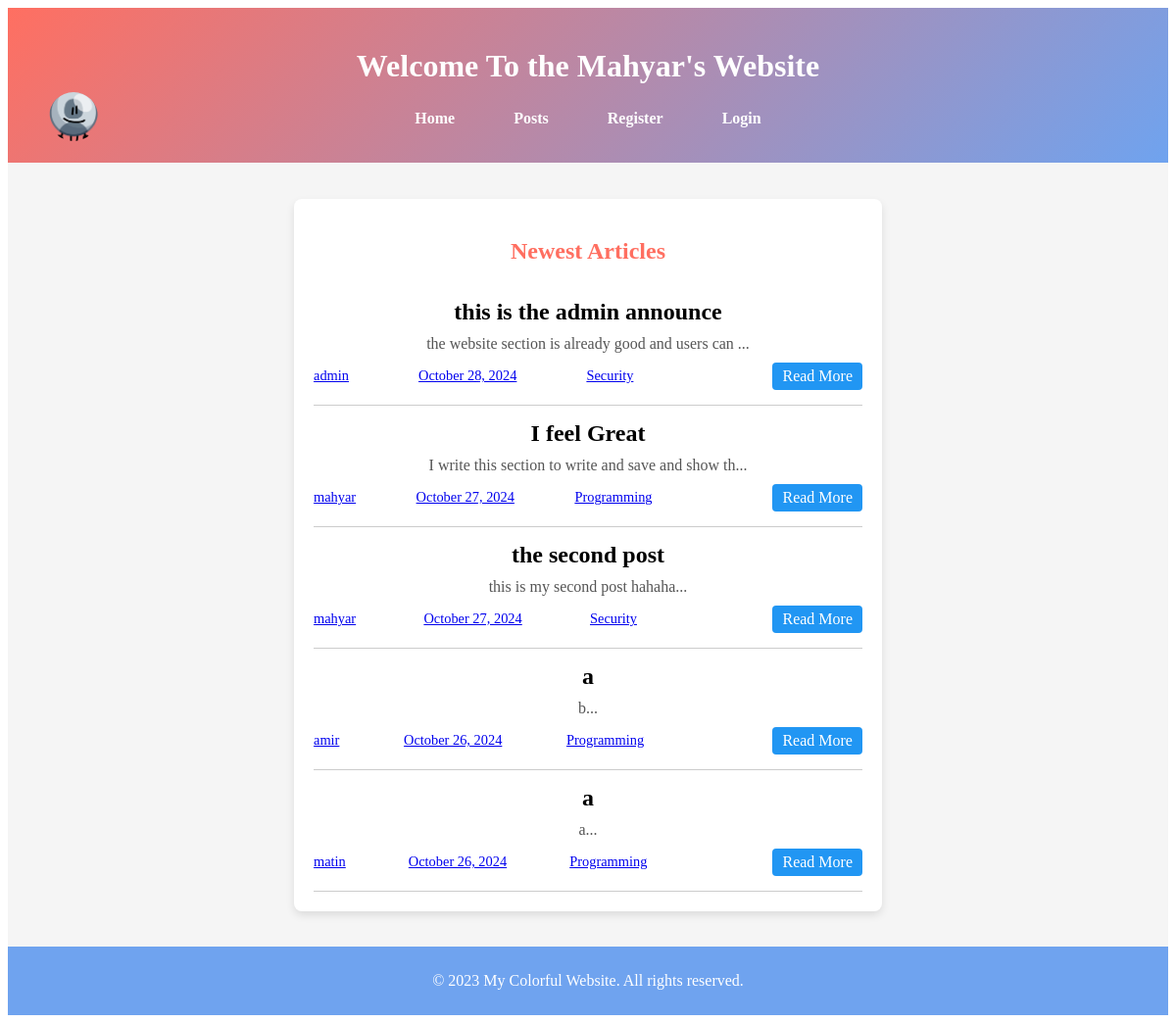
The page / on the database its author committed.
### tables this page shows
CREATE TABLE `posts` (
  `post_id` int(11) NOT NULL AUTO_INCREMENT,
  `title` varchar(255) NOT NULL,
  `content` text NOT NULL,
  `author_id` int(11) NOT NULL,
  `category_id` int(11) DEFAULT NULL,
  `publication_date` timestamp NULL DEFAULT current_timestamp(),
  PRIMARY KEY (`post_id`)
);

CREATE TABLE `users` (
  `user_id` int(11) NOT NULL AUTO_INCREMENT,
  `username` varchar(255) NOT NULL,
  `email` varchar(255) NOT NULL,
  `first_name` varchar(255) DEFAULT NULL,
  `last_name` varchar(255) DEFAULT NULL,
  `bio` varchar(1000) DEFAULT NULL,
  `password` varchar(255) NOT NULL,
  `token` varchar(32) DEFAULT NULL,
  `token_expires` datetime DEFAULT NULL,
  `registration_date` timestamp NULL DEFAULT current_timestamp(),
  PRIMARY KEY (`user_id`),
  UNIQUE KEY `email` (`email`),
  UNIQUE KEY `username` (`username`)
);

CREATE TABLE `categories` (
  `category_id` int(11) NOT NULL AUTO_INCREMENT,
  `category_name` varchar(255) NOT NULL,
  `category_description` varchar(2000) NOT NULL,
  PRIMARY KEY (`category_id`)
);

### my_posts/newest_posts.php (the view, shortened to what this page needs)
<?php
$dateFilter = null;
if (array_key_exists("author_id", $_GET)) {
    include "../db/db.php";
    $queryNew = "SELECT p.post_id, p.title, p.content, p.author_id, p.category_id, p.publication_date, u.username, c.category_name
    FROM posts p
    JOIN users u ON p.author_id = u.user_id
    JOIN categories c ON p.category_id = c.category_id
    WHERE p.author_id = ?";
    $stmtNew = $conn->prepare($queryNew);
    $stmtNew->bind_param("s", $_GET["author_id"]);
    $stmtNew->execute();
    $resultNew = $stmtNew->get_result();
}
else {
    $queryNew = "SELECT p.post_id, p.title, p.content, p.author_id, p.category_id, p.publication_date, u.username, c.category_name
                 FROM posts p
                 JOIN users u ON p.author_id = u.user_id
                 JOIN categories c ON p.category_id = c.category_id";
    if ($dateFilter) {
        include "../db/db.php";
        $queryNew .= " WHERE DATE(p.publication_date) = ?";
        $stmtNew = $conn->prepare($queryNew);
        $stmtNew->bind_param("s", $dateFilter);
    } else {
        $queryNew .= " ORDER BY p.publication_date DESC LIMIT 5";
        $stmtNew = $conn->prepare($queryNew);
    }
    $stmtNew->execute();
    $resultNew = $stmtNew->get_result();
}
?>
<!DOCTYPE html>
<html lang="en">
<head>
    <link rel="stylesheet" href="./newest_posts.css">
    <link rel="stylesheet" href="../statics/index.css">
</head>
<body>
<?php include $_SERVER['DOCUMENT_ROOT'] . "/statics/header_index.php";?>
<div class="newest-posts-wrapper">
    <div class="container">
        <h2>Newest Articles</h2>
        <?php while ($rowNew = $resultNew->fetch_assoc()): ?>
            <div class="post">
                <h3 class="post-title"><?php echo $rowNew['title']; ?></h3>
                <p class="post-excerpt"><?php echo substr($rowNew['content'], 0, 50); ?>...</p>
                <div class="post-info">
                    <span class="post-username"><a href="/my_posts/newest_posts.php?author_id=<?php echo $rowNew['author_id']; ?>"><?php echo $rowNew['username']; ?></a></span>
                    <span class="post-date"><a href="/my_posts/newest_posts.php?date=<?php echo urlencode(date('F j, Y', strtotime($rowNew['publication_date']))); ?>"><?php echo date('F j, Y', strtotime($rowNew['publication_date'])); ?></a></span>
                    <span class="post-category"><a href="/my_posts/newest_posts.php?category_id=<?php echo $rowNew['category_id']; ?>"><?php echo $rowNew['category_name']; ?></span>
                    <a href="/my_posts/show_content_all.php?id=<?php echo $rowNew['post_id']; ?>" class="read-more">Read More</a>
                </div>
            </div>
        <?php endwhile; ?>
    </div>
</div>
</body>
</html>

### index.php (shortened to what this page needs)
<?php
include "db/db.php";
?>
<!DOCTYPE html>
<html lang="en">
    <head>
        <link rel="stylesheet" href="my_posts/newest_posts.css">
    </head>
    <body>
        <?php include "my_posts/newest_posts.php";?>
    </body>
</html>

### statics/header_index.php (shortened to what this page needs)
<?php
function getDefaultProfileImage() {
    return ['type' => 'image/png', 'path' => '/statics/images/default_profile.png'];
}
$imageData = isset($_SESSION['username']) ? getUserProfileImage($_SESSION['username']) : getDefaultProfileImage();
$imagePath = $imageData['path'];
?>
<header>
    <h1>Welcome To the Mahyar's Website</h1>
    <nav>
        <ul>
        <li class="profile-pic-container">
                <img class="profile-pic" src="<?php echo $imagePath; ?>" width="50" height="50">
            </li>
            <li><a href='/'>Home</a></li>
            <li><a href='/'>Posts</a></li>
            <?php
            if (!isset($_SESSION["is_logged"]) || $_SESSION["is_logged"] !== true) {
                    echo "<li><a href='../register'>Register</a></li>";
                    echo "<li><a href='../login'>Login</a></li>";
            };
            ?>
        </ul>
    </nav>
</header>

### my_posts/newest_posts.css (style rules this page uses)
.newest-posts-wrapper { display: flex; justify-content: center; align-items: center; padding: 20px; background-color: #f5f5f5; height: 100vh; }
.container { background-color: #ffffff; padding: 20px; border-radius: 8px; box-shadow: 0 4px 8px rgba(0, 0, 0, 0.1); width: 600px; text-align: center; }
h2 { margin-bottom: 20px; }
.post { border-bottom: 1px solid #ccc; padding: 15px 0; }
.post-title { margin: 0; font-size: 1.5em; }
.post-excerpt { margin: 10px 0; color: #555; }
.post-info { display: flex; justify-content: space-between; align-items: center; margin-top: 10px; }
.post-username, .post-date, .post-category { font-size: 0.9em; color: #777; }
.read-more { background-color: #2196F3; color: white; padding: 5px 10px; text-decoration: none; border-radius: 4px; }

### statics/index.css (style rules this page uses)
* { box-sizing: border-box; }
header { background: linear-gradient(135deg, #ff6f61, #6fa3ef); padding: 20px 0; text-align: center; }
h1 { color: white; margin-bottom: 10px; }
nav ul { display: flex; justify-content: center; align-items: center; padding: 0; margin: 20; }
nav ul li { display: inline; margin: 0 30px; }
nav ul li a { text-decoration: none; color: white; font-weight: bold; }
h2 { color: #ff6f61; text-underline-offset: unset; }
footer { text-align: center; padding: 10px 0; background-color: #6fa3ef; color: white; position: relative; bottom: 0; width: 100%; }
nav { display: flex; justify-content: center; align-items: center; }
.profile-pic-container { position: absolute; left: 20px; }

### statics/header_index.php (style rules this page uses)
.profile-pic { border-radius: 50%; object-fit: cover; }

### rows shown on the page
posts: title "this is the admin announce", content "the website section is already good and users can", author.username "admin", publication_date "October 28, 2024", category.category_name "Security"
posts: title "I feel Great", content "I write this section to write and save and show th", author.username "mahyar", publication_date "October 27, 2024", category.category_name "Programming"
posts: title "the second post", content "this is my second post hahaha", author.username "mahyar", publication_date "October 27, 2024", category.category_name "Security"
posts: title "a", content "b", author.username "amir", publication_date "October 26, 2024", category.category_name "Programming"
posts: title "a", content "a", author.username "matin", publication_date "October 26, 2024", category.category_name "Programming"
